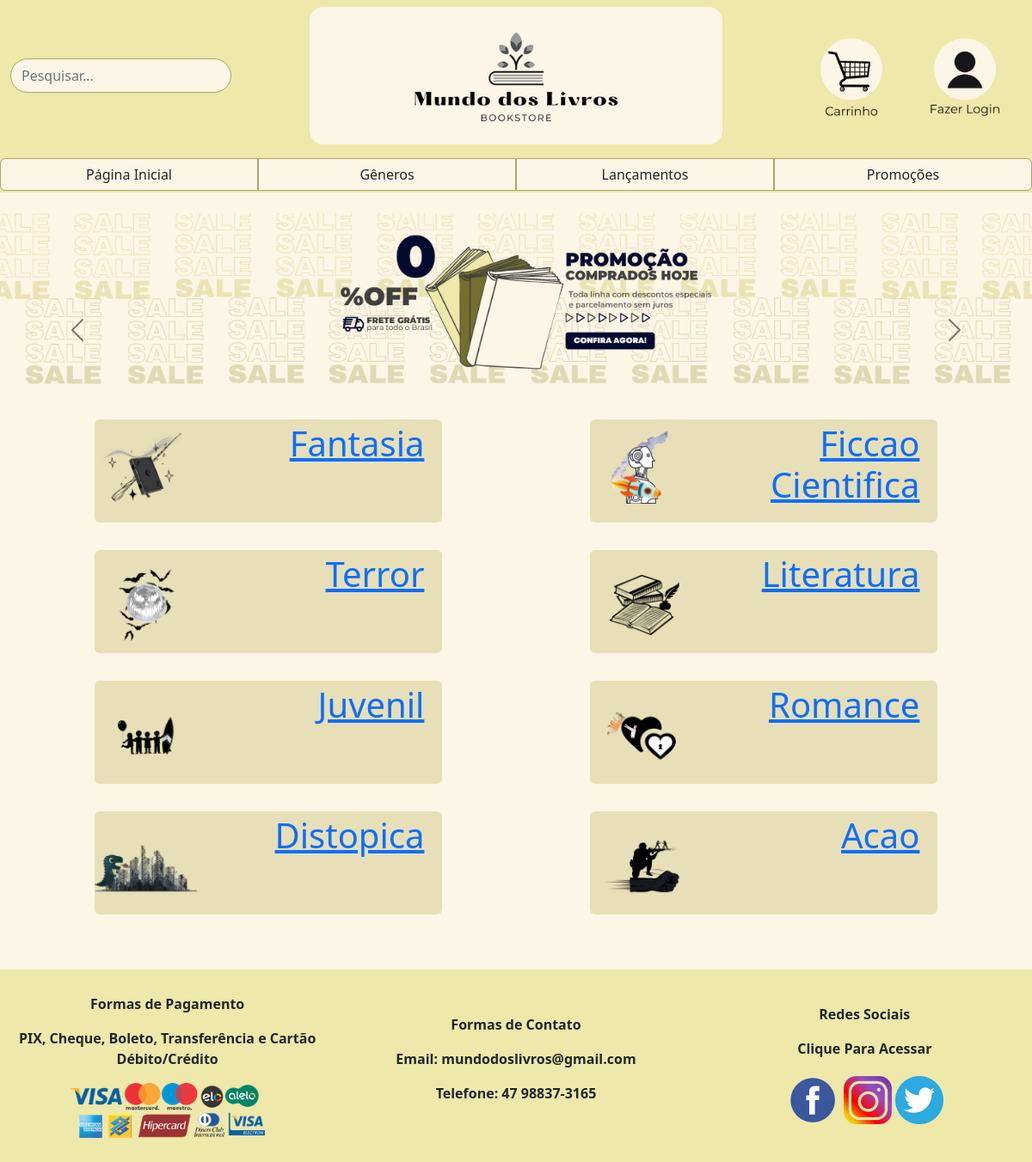
Screenshot of /view/genero.php with the database file from the repository.
### tables this page shows
CREATE TABLE genero (
cod_genero INTEGER PRIMARY KEY AUTO_INCREMENT,
img_gen VARCHAR(100),
descricao VARCHAR(50)
);

### view/genero.php (the view, shortened to what this page needs)
<?php
	require_once("../model/conexao.php");
    require_once("../model/cabeca.php");
?>
<div class="d-flex my-4 align-content-between flex-wrap" style="width:100%; height:100%;">
  <div id="carouselExampleControls" class="carousel carousel-dark slide" data-bs-ride="carousel" style="width:100%;heigth:28vh;">
  <div class="carousel-inner rounded" style="width:100%;heigth:28vh;border:#aaa76e 3px 3px 0px 0px;">
    <div class="carousel-item active">
      <a href="#"><img src="../img/Promo1.png" class="d-block w-100" alt="..."></a>
    </div>
  </div>
  <button class="carousel-control-prev" type="button" data-bs-target="#carouselExampleControls" style="height:34vh;" data-bs-slide="prev">
    <span class="carousel-control-prev-icon" aria-hidden="true"></span>
  </button>
  <button class="carousel-control-next" type="button" data-bs-target="#carouselExampleControls" style="height:34vh;" data-bs-slide="next">
    <span class="carousel-control-next-icon" aria-hidden="true"></span>
  </button>
</div>
<div class="d-flex m-4 flex-wrap justify-content-around" style="width:100%;">
<?php
	if(isset($_GET['pesq']) && $_GET['pesq'] != ""){
		$pes = $_GET['pesq'];
		$consulta = "SELECT descricao, img_gen FROM genero where descricao like '%$pes%'";
	}else{
		$consulta = "SELECT descricao, img_gen FROM genero";
	}
	$consulta = mysqli_query($conexao, $consulta);
		while ($row_liv = mysqli_fetch_assoc($consulta)){
?>
	<div class="div1 text-end rounded m-3" style=" background-color: #E7DFB7; width: 35%; height:15vh; border-color:#aaa76e;">
  <a href="http://localhost:8080/Hamel/Livraria%20GeM/view/<?php echo $row_liv['descricao']?>.php">
    <div style="width:95%"class="div2 mt-1 d-flex justify-content-between align-content-center">
      <img style="height:15vh;" src="../img/<?php echo $row_liv['img_gen']?>">
			<h1 class="fs-1 mr-2 w-100"><?php echo $row_liv['descricao']?></h1>
		</div>
  </a>
	</div>
<?php
		}
?>
</div>
</div>
<?php
    require_once("../model/rodape.php");
?>

### rows the page displays
genero: img_gen (picture), descricao "Fantasia"
genero: img_gen (picture), descricao "Ficcao Cientifica"
genero: img_gen (picture), descricao "Terror"
genero: img_gen (picture), descricao "Literatura"
genero: img_gen (picture), descricao "Juvenil"
genero: img_gen (picture), descricao "Romance"
genero: img_gen (picture), descricao "Distopica"
genero: img_gen (picture), descricao "Acao"
